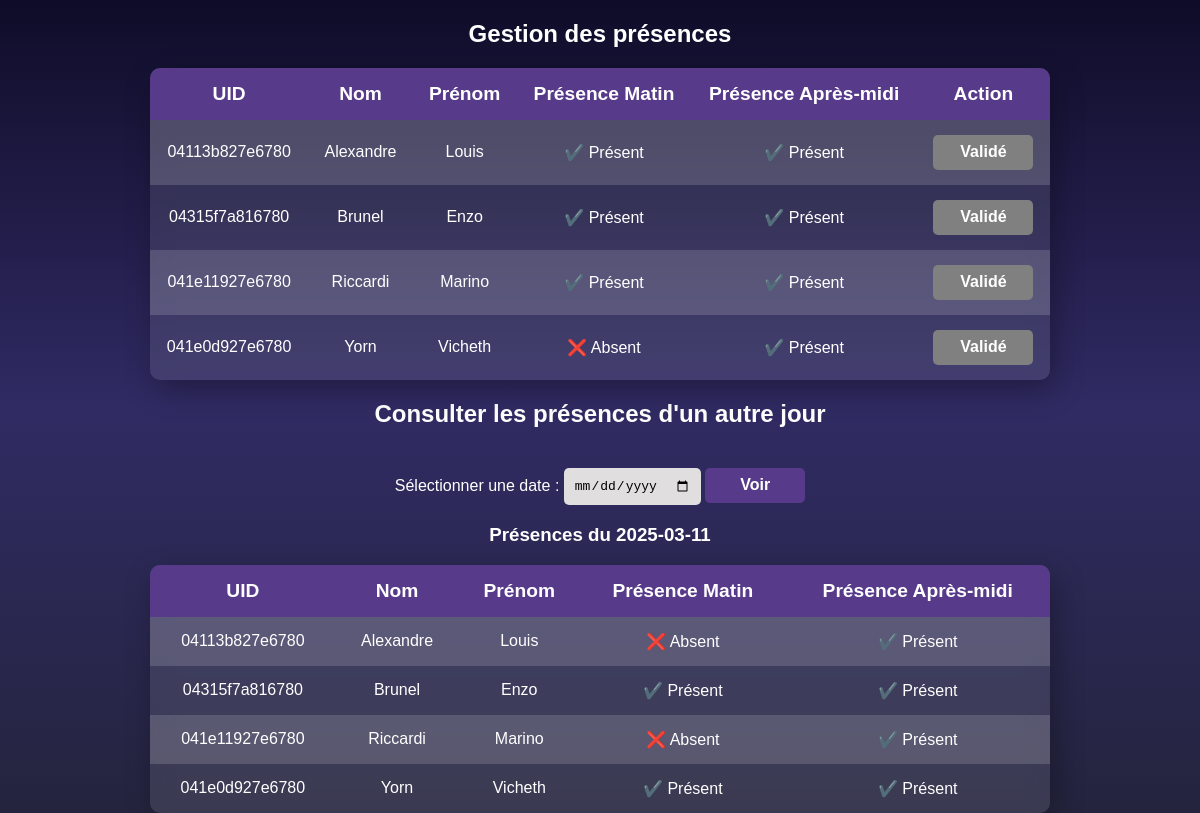
The app's page /Professeur.php?date=2025-03-11 with its own data.
### tables this page shows
CREATE TABLE IF NOT EXISTS `etudiants` (
  `id` int(11) NOT NULL AUTO_INCREMENT,
  `nom` varchar(100) NOT NULL,
  `prenom` varchar(100) NOT NULL,
  `uid` varchar(50) NOT NULL,
  PRIMARY KEY (`id`),
  UNIQUE KEY `uid` (`uid`)
);

### Professeur.php (the view, shortened to what this page needs)
<?php
$servername = "127.0.0.1";
$username = "root";
$password = "";
$dbname = "nosign";
$port = 3307;
$conn = new mysqli($servername, $username, $password, $dbname, $port);
$sql = "SELECT id, uid, nom, prenom FROM etudiants";
$result = $conn->query($sql);
if (isset($_GET['date'])) {
    $selected_date = $_GET['date'];
    $query = "SELECT e.uid, e.nom, e.prenom, p.heure_scan
              FROM etudiants e
              LEFT JOIN presences p ON e.uid = p.uid AND p.date_scan = ?
              ORDER BY e.nom, e.prenom";
    $stmt = $conn->prepare($query);
    $stmt->bind_param("s", $selected_date);
    $stmt->execute();
    $result_presences = $stmt->get_result();
    $presences_par_etudiant = [];
    while ($row = $result_presences->fetch_assoc()) {
        $uid = $row['uid'];
        if (!isset($presences_par_etudiant[$uid])) {
            $presences_par_etudiant[$uid] = [
                'nom' => $row['nom'],
                'prenom' => $row['prenom'],
                'matin' => false,
                'apres_midi' => false
            ];
        }
        if (!is_null($row['heure_scan'])) {
            if ($row['heure_scan'] < '12:00:00') {
                $presences_par_etudiant[$uid]['matin'] = true;
            } else {
                $presences_par_etudiant[$uid]['apres_midi'] = true;
            }
        }
    }
}
?>
<!DOCTYPE html>
<html lang="fr">
<head>
    <link rel="stylesheet" href="styleProf.css">
</head>
<body>
<h2>Gestion des présences</h2>
<table>
    <tr>
        <th>UID</th>
        <th>Nom</th>
        <th>Prénom</th>
        <th>Présence Matin</th>
        <th>Présence Après-midi</th>
        <th>Action</th>
    </tr>
    <?php while ($row = $result->fetch_assoc()): ?>
        <?php
        $uid = $row["uid"];
        $nom = $row["nom"];
        $prenom = $row["prenom"];
        $date_scan = date("Y-m-d");
        $check_sql = "SELECT heure_scan FROM presences WHERE uid = ? AND date_scan = ?";
        $check_stmt = $conn->prepare($check_sql);
        $check_stmt->bind_param("ss", $uid, $date_scan);
        $check_stmt->execute();
        $presence_result = $check_stmt->get_result();
        $est_present_matin = false;
        $est_present_apres_midi = false;
        while ($presence = $presence_result->fetch_assoc()) {
            if ($presence['heure_scan'] < '12:00:00') {
                $est_present_matin = true;
            } else {
                $est_present_apres_midi = true;
            }
        }
        ?>
        <tr>
            <td><?= htmlspecialchars($uid) ?></td>
            <td><?= htmlspecialchars($nom) ?></td>
            <td><?= htmlspecialchars($prenom) ?></td>
            <td><?= $est_present_matin ? "✔️ Présent" : "❌ Absent" ?></td>
            <td><?= $est_present_apres_midi ? "✔️ Présent" : "❌ Absent" ?></td>
            <td>
                <?php if (!$est_present_matin && !$est_present_apres_midi): ?>
                    <form method="POST">
                        <input type="hidden" name="uid" value="<?= htmlspecialchars($uid) ?>">
                        <button type="submit">Présent</button>
                    </form>
                <?php else: ?>
                    <button disabled>Validé</button>
                <?php endif; ?>
            </td>
        </tr>
    <?php endwhile; ?>
</table>
<h2>Consulter les présences d'un autre jour</h2>
<form method="GET">
    <label for="date">Sélectionner une date :</label>
    <input type="date" name="date" id="date" required>
    <button type="submit">Voir</button>
</form>
<?php if (isset($selected_date)): ?>
    <h3>Présences du <?= htmlspecialchars($selected_date) ?></h3>
    <table>
        <tr>
            <th>UID</th>
            <th>Nom</th>
            <th>Prénom</th>
            <th>Présence Matin</th>
            <th>Présence Après-midi</th>
        </tr>
        <?php foreach ($presences_par_etudiant as $uid => $presence): ?>
            <tr>
                <td><?= htmlspecialchars($uid) ?></td>
                <td><?= htmlspecialchars($presence['nom']) ?></td>
                <td><?= htmlspecialchars($presence['prenom']) ?></td>
                <td><?= $presence['matin'] ? "✔️ Présent" : "❌ Absent" ?></td>
                <td><?= $presence['apres_midi'] ? "✔️ Présent" : "❌ Absent" ?></td>
            </tr>
        <?php endforeach; ?>
    </table>
<?php endif; ?>
</body>
</html>

### styleProf.css (style rules this page uses)
body { margin: 0; padding: 0; display: flex; flex-direction: column; align-items: center; min-height: 100vh; font-family: 'Jost', sans-serif; background: linear-gradient(to bottom, #0f0c29, #302b63, #24243e); color: white; }
h2 { color: #ffffff; text-align: center; margin-bottom: 20px; }
table { width: 80%; max-width: 900px; border-collapse: collapse; background: rgba(255, 255, 255, 0.1); backdrop-filter: blur(10px); border-radius: 10px; overflow: hidden; box-shadow: 5px 10px 30px rgba(0, 0, 0, 0.3); }
th, td { padding: 15px; text-align: center; }
th { background: #573b8a; color: white; font-size: 1.2em; }
tr:nth-child(even) { background: rgba(255, 255, 255, 0.15); }
button { width: 100px; height: 35px; color: white; background: #573b8a; font-size: 1em; font-weight: bold; border: none; border-radius: 5px; transition: 0.2s ease-in; cursor: pointer; }
button:disabled { background: gray; cursor: not-allowed; }
form { text-align: center; margin-top: 20px; }
input[type="date"] { padding: 10px; border-radius: 5px; border: none; background: #e0dede; font-size: 1em; }

### records on screen
etudiants: uid "04113b827e6780", nom "Alexandre", prenom "Louis", shows "✔️ Présent", shows "❌ Absent"
etudiants: uid "04315f7a816780", nom "Brunel", prenom "Enzo", shows "✔️ Présent"
etudiants: uid "041e11927e6780", nom "Riccardi", prenom "Marino", shows "✔️ Présent"
etudiants: uid "041e0d927e6780", nom "Yorn", prenom "Vicheth", shows "❌ Absent"

### other values on screen
$selected_date "2025-03-11"
$uid "04315f7a816780"
$presence['nom'] "Brunel"
$presence['prenom'] "Enzo"
$uid "041e11927e6780"
$presence['nom'] "Riccardi"
$presence['prenom'] "Marino"
$presence['nom'] "Yorn"
$presence['prenom'] "Vicheth"
